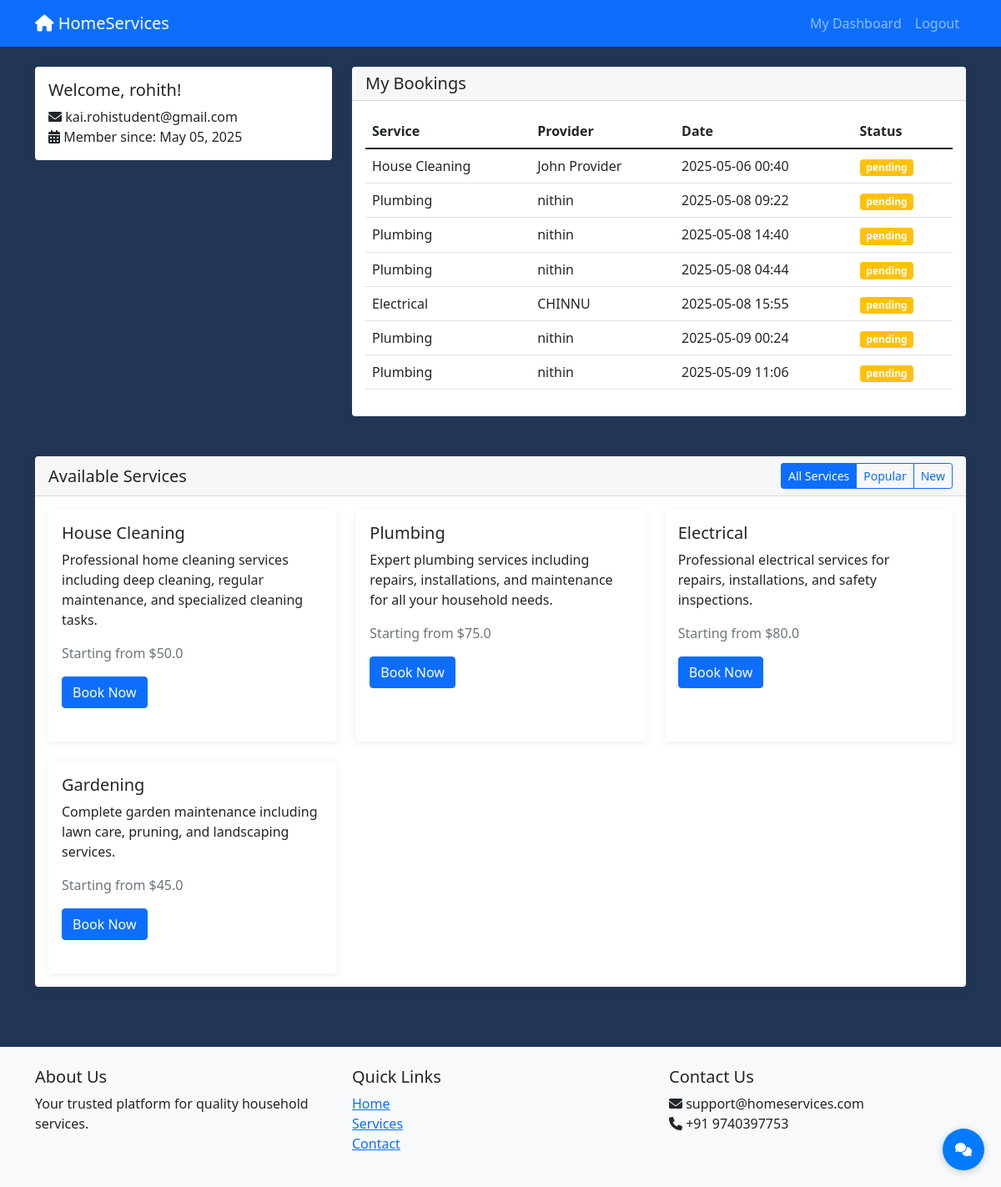
The app's page /user_dashboard (signed in), older data.
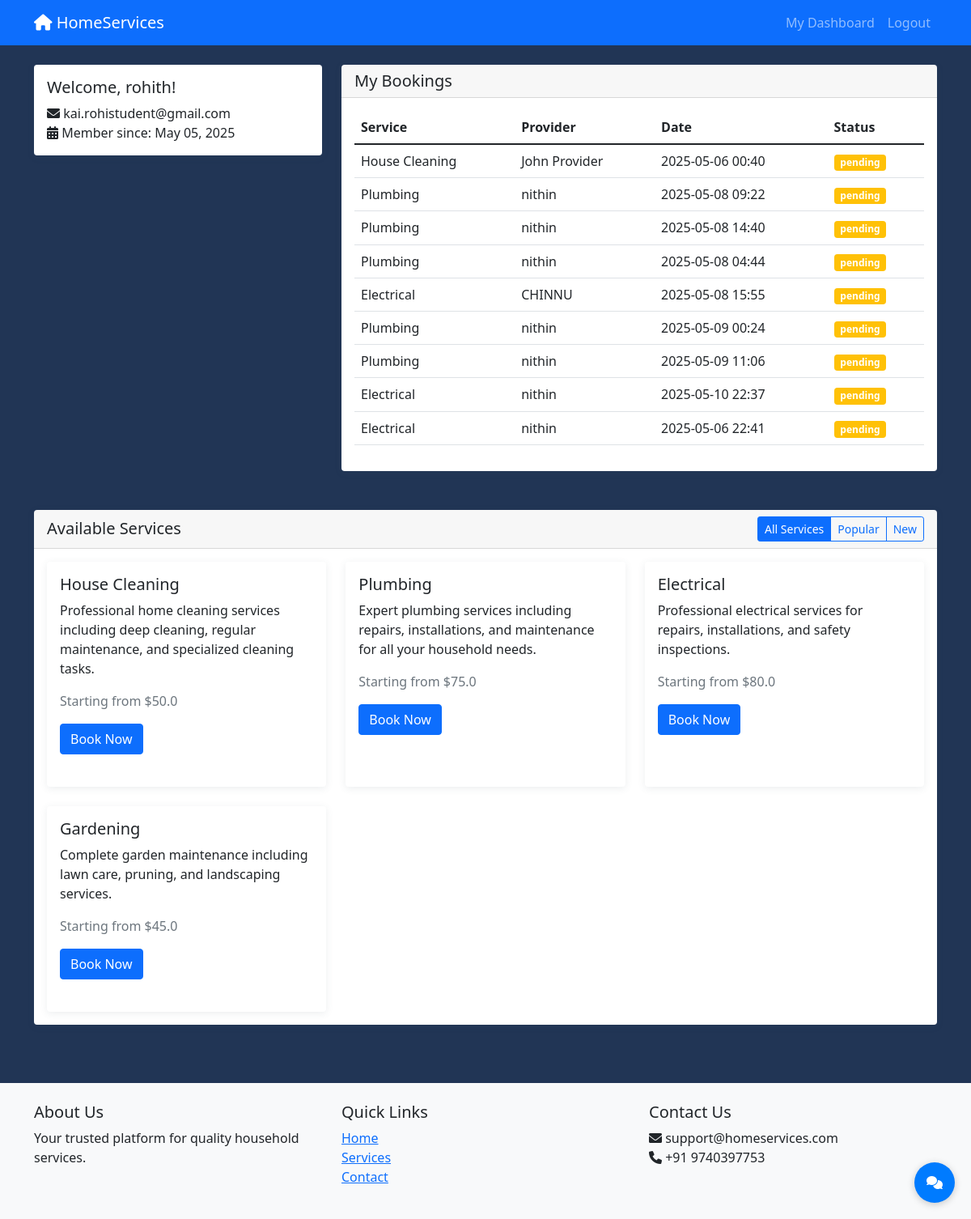
The same page, newer data.
### app.py (models this page shows)
class Booking(db.Model):
    id = db.Column(db.Integer, primary_key=True)
    user_id = db.Column(db.Integer, db.ForeignKey('user.id'), nullable=False)
    provider_id = db.Column(db.Integer, db.ForeignKey('service_provider.id'), nullable=False)
    service_id = db.Column(db.Integer, db.ForeignKey('service.id'), nullable=False)
    booking_date = db.Column(db.DateTime, nullable=False)
    status = db.Column(db.String(20), default='pending')  # pending, confirmed, completed, cancelled
    created_at = db.Column(db.DateTime, default=datetime.utcnow)
    user = db.relationship('User', backref='bookings')
    provider = db.relationship('ServiceProvider', backref='bookings')
    service = db.relationship('Service', backref='bookings')

class Service(db.Model):
    id = db.Column(db.Integer, primary_key=True)
    name = db.Column(db.String(100), nullable=False)
    description = db.Column(db.Text)
    category = db.Column(db.String(50))
    base_price = db.Column(db.Float)

class User(UserMixin, db.Model):
    id = db.Column(db.Integer, primary_key=True)
    email = db.Column(db.String(120), unique=True, nullable=False)
    password_hash = db.Column(db.String(128))
    name = db.Column(db.String(100), nullable=False)
    user_type = db.Column(db.String(20), nullable=False)  # 'user', 'provider', 'admin'
    is_active = db.Column(db.Boolean, default=True)
    created_at = db.Column(db.DateTime, default=datetime.utcnow)

### app.py (the view)
@app.route('/user_dashboard')
@login_required
def user_dashboard():
    if current_user.user_type != 'user':
        return redirect(url_for('home'))
    bookings = Booking.query.filter_by(user_id=current_user.id).all()
    services = Service.query.all()
    providers = ServiceProvider.query.filter_by(availability=True).all()
    return render_template('user_dashboard.html', bookings=bookings, services=services, providers=providers)

### app.py (called while the page is built)
@login_manager.user_loader
def load_user(user_id):
    return User.query.get(int(user_id))

### templates/user_dashboard.html (shortened to what this page needs)
{% extends "base.html" %}
{% block content %}
<div class="d-flex flex-column min-vh-100">
<div class="row">
    <div class="col-md-4">
        <div class="card mb-4">
            <div class="card-body">
                <h5 class="card-title">Welcome, {{ current_user.name }}!</h5>
                <p class="card-text">
                    <i class="fas fa-envelope"></i> {{ current_user.email }}<br>
                    <i class="fas fa-calendar-alt"></i> Member since: {{ current_user.created_at.strftime('%B %d, %Y') }}
                </p>
            </div>
        </div>
    </div>
    <div class="col-md-8">
        <div class="card mb-4">
            <div class="card-header">
                <h5 class="mb-0">My Bookings</h5>
            </div>
            <div class="card-body">
                {% if bookings %}
                    <div class="table-responsive">
                        <table class="table">
                            <thead>
                                <tr>
                                    <th>Service</th>
                                    <th>Provider</th>
                                    <th>Date</th>
                                    <th>Status</th>
                                </tr>
                            </thead>
                            <tbody>
                                {% for booking in bookings %}
                                <tr>
                                    <td>{{ booking.service.name }}</td>
                                    <td>{{ booking.provider.user.name }}</td>
                                    <td>{{ booking.booking_date.strftime('%Y-%m-%d %H:%M') }}</td>
                                    <td>
                                        <span class="badge bg-{{ 'success' if booking.status == 'completed'
                                            else 'warning' if booking.status == 'pending'
                                            else 'danger' if booking.status == 'cancelled'
                                            else 'info' }}">
                                            {{ booking.status }}
                                        </span>
                                    </td>
                                </tr>
                                {% endfor %}
                            </tbody>
                        </table>
                    </div>
                {% else %}
                    <p class="text-center">No bookings yet.</p>
                {% endif %}
            </div>
        </div>
    </div>
</div>
<div class="row mt-4">
    <div class="col-12">
        <div class="card">
            <div class="card-header d-flex justify-content-between align-items-center">
                <h5 class="mb-0">Available Services</h5>
                <div class="btn-group">
                    <button type="button" class="btn btn-sm btn-outline-primary active">All Services</button>
                    <button type="button" class="btn btn-sm btn-outline-primary">Popular</button>
                    <button type="button" class="btn btn-sm btn-outline-primary">New</button>
                </div>
            </div>
            <div class="card-body">
                <div class="row g-4">
                    {% for service in services %}
                    <div class="col-md-4">
                        <div class="card h-100">
                            <div class="card-body">
                                <h5 class="card-title">{{ service.name }}</h5>
                                <p class="card-text">{{ service.description }}</p>
                                <p class="text-muted">Starting from ${{ service.base_price }}</p>
                                <button type="button" class="btn btn-primary" data-bs-toggle="modal" data-bs-target="#bookingModal{{ service.id }}">
                                    Book Now
                                </button>
                            </div>
                        </div>
                    </div>
                    {% endfor %}
                </div>
            </div>
        </div>
    </div>
</div>
</div>
{% endblock %}

Row changes from the older to the newer data that the page shows:
added Booking: service.name "Electrical", provider.user.name "nithin", booking_date "2025-05-10 22:37", status "pending"
added Booking: service.name "Electrical", provider.user.name "nithin", booking_date "2025-05-06 22:41", status "pending"
